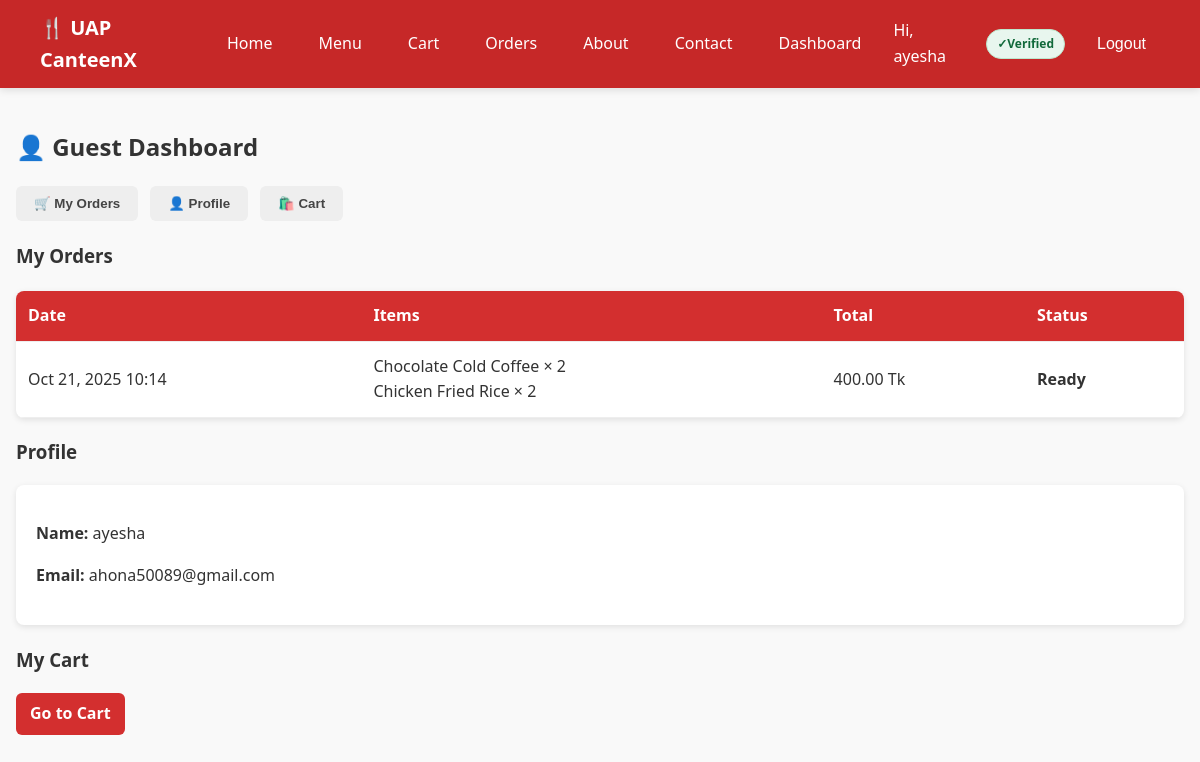
Before: /dashboard/ (signed in) with the older database file.
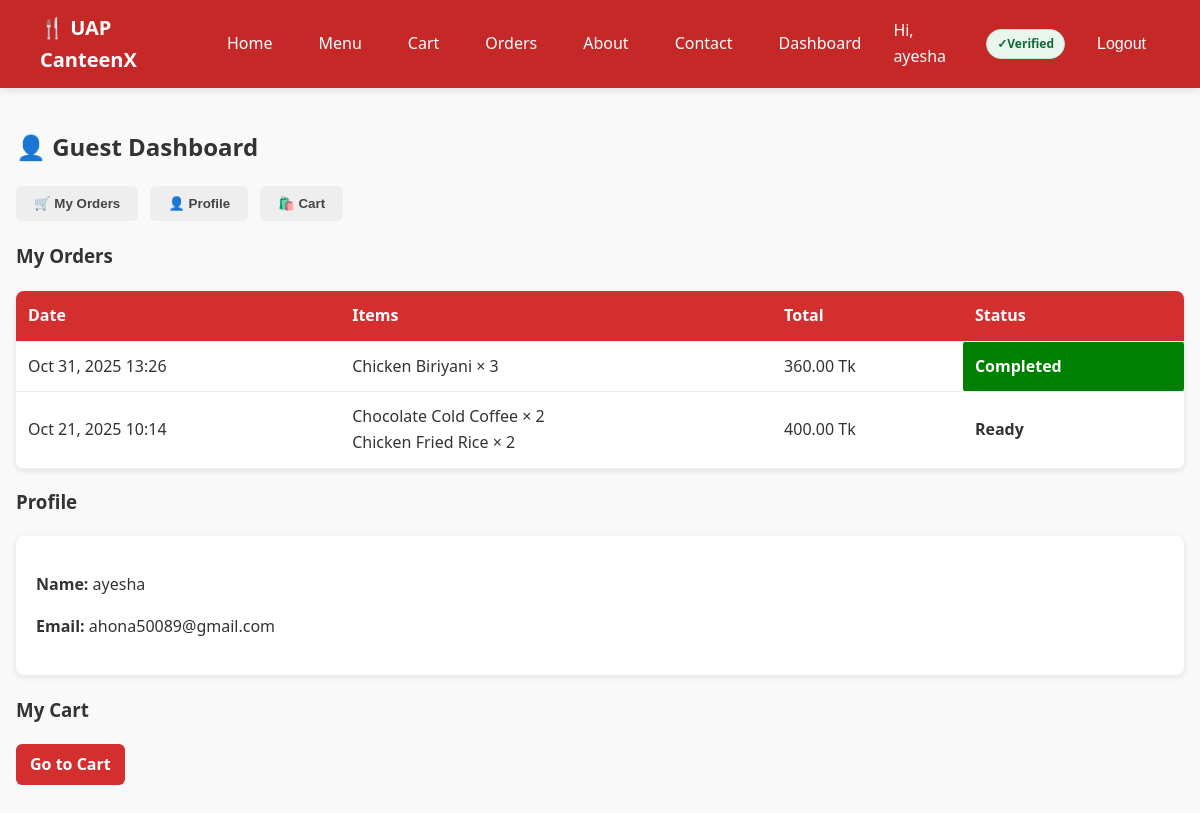
After: the same page with the newer database file.
### my_canteen/models.py (models this page shows, shortened)
class Order(models.Model):
    STATUS_CHOICES = [
        ('pending', 'Pending'),
        ('accepted', 'Accepted'),
        ('preparing', 'Preparing'),
        ('ready', 'Ready'),
        ('delivered', 'Delivered'),
        ('completed', 'Completed'),
        ('cancelled', 'Cancelled'),
    ]
    PAYMENT_STATUS_CHOICES = [('unpaid', 'Unpaid'), ('paid', 'Paid')]
    PAYMENT_METHOD_CHOICES = [
        ('cash', 'Cash'),
        ('mock_card', 'Mock Card'),
        ('stripe', 'Stripe'),
        ('sslcommerz', 'SSLCommerz'),
    ]
    user = models.ForeignKey(User, on_delete=models.CASCADE)
    total_price = models.DecimalField(max_digits=8, decimal_places=2)
    address = models.CharField(max_length=255)
    status = models.CharField(max_length=20, choices=STATUS_CHOICES, default='pending')
    payment_status = models.CharField(max_length=10, choices=PAYMENT_STATUS_CHOICES, default='unpaid')
    payment_method = models.CharField(max_length=10, choices=PAYMENT_METHOD_CHOICES, default='cash')
    created_at = models.DateTimeField(auto_now_add=True)

class OrderItem(models.Model):
    order = models.ForeignKey(Order, on_delete=models.CASCADE)
    item = models.ForeignKey(MenuItem, on_delete=models.CASCADE)
    quantity = models.PositiveIntegerField(default=1)
    unit_price = models.DecimalField(max_digits=6, decimal_places=2)

class MenuItem(models.Model):
    name = models.CharField(max_length=100)
    description = models.TextField(blank=True)
    price = models.DecimalField(max_digits=6, decimal_places=2)
    stock = models.PositiveIntegerField(default=0)
    image = models.ImageField(upload_to='menu/', blank=True, null=True)
    category = models.ForeignKey(Category, on_delete=models.CASCADE, null=True)
    is_active = models.BooleanField(default=True)
    is_popular = models.BooleanField(default=False)
    rating_avg = models.FloatField(default=0)
    rating_count = models.PositiveIntegerField(default=0)

### my_canteen/views.py (the view)
# urls.py: path('dashboard/', views.dashboard, name='dashboard'),
@login_required
def dashboard(request):
    profile = UserProfile.objects.select_related("user").get(user=request.user)
    real_role = profile.role
    effective_role = get_effective_role(real_role)
    if effective_role in ["admin", "vendor"]:
        orders = Order.objects.all().order_by("-created_at")
        items = MenuItem.objects.all()
    elif effective_role == "staff":
        orders = Order.objects.filter(
            status__in=["accepted", "preparing"]
        ).order_by("-created_at")
        items = None
    else:
        orders = Order.objects.filter(user=request.user).order_by("-created_at")
        items = None
    title_map = {
        "admin": "🛠️ Admin Dashboard",
        "vendor": "🏪 Vendor Dashboard",
        "staff": "👨‍🍳 Staff Dashboard",
        "student": "🎓 Student Dashboard",
        "faculty": "🎓 Faculty Dashboard",
        "guest": "👋 Welcome",
    }
    dashboard_title = title_map.get(real_role, "Dashboard")
    template_name = f"my_canteen/dashboard/{effective_role}.html"
    ctx = {
        "profile": profile,
        "orders": orders,
        "items": items,
        "real_role": real_role,
        "effective_role": effective_role,
        "dashboard_title": dashboard_title,
    }
    return render(request, template_name, ctx)

### my_canteen/context_processors.py (called while the page is built)
def cart_count(request):
    cart = request.session.get("cart", {})
    return {"cart_count": sum(cart.values())}

### my_canteen/views.py (called while the page is built)
def get_effective_role(real_role: str) -> str:
    if real_role == "admin":
        return "vendor"
    if real_role == "vendor":
        return "admin"
    return real_role

### my_canteen/templates/my_canteen/dashboard/guest.html (shortened to what this page needs)
{% extends "my_canteen/base.html" %}
{% block content %}
<h2>👤 Guest Dashboard</h2>
<div class="dashboard-tabs">
    <button class="tab-btn" onclick="showTab('orders')">🛒 My Orders</button>
    <button class="tab-btn" onclick="showTab('profile')">👤 Profile</button>
    <button class="tab-btn" onclick="showTab('cart')">🛍️ Cart</button>
</div>
<div id="orders" class="tab-content active">
    <h3>My Orders</h3>
    <table class="orders-table">
        <tr><th>Date</th><th>Items</th><th>Total</th><th>Status</th></tr>
        {% for order in orders %}
        <tr>
            <td>{{ order.created_at|date:"M d, Y H:i" }}</td>
            <td>
                {% for oi in order.orderitem_set.all %}
                    {{ oi.item.name }} × {{ oi.quantity }} <br>
                {% endfor %}
            </td>
            <td>{{ order.total_price }} Tk</td>
            <td class="status {{ order.status }}">{{ order.status }}</td>
        </tr>
        {% empty %}<tr><td colspan="4">No orders yet.</td></tr>{% endfor %}
    </table>
</div>
<div id="profile" class="tab-content">
    <h3>Profile</h3>
    <div class="profile-card">
        <p><strong>Name:</strong> {{ profile.user.username }}</p>
        <p><strong>Email:</strong> {{ profile.user.email }}</p>
    </div>
</div>
<div id="cart" class="tab-content">
    <h3>My Cart</h3>
    <p><a href="{% url 'cart' %}" class="btn">Go to Cart</a></p>
</div>
{% endblock %}

Changed rows visible on the page:
added Order: created_at "Oct 31, 2025 13:26", total_price "360.00", status "Completed"
added OrderItem: item.name "Chicken Biriyani", quantity "3", shown under "Oct 31, 2025 13:26"
